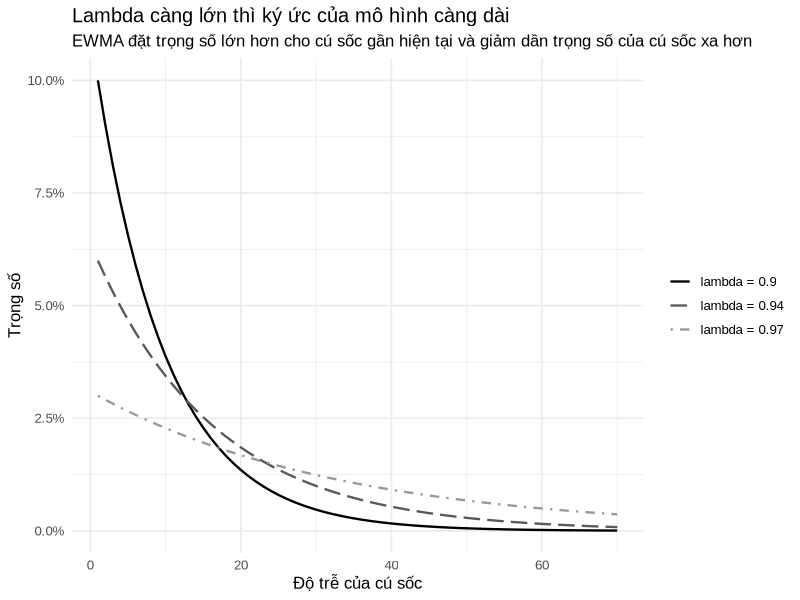

Recreate this plot in R.
## ---- chunk 1
#| label: fig-ch02-ewma-weights
#| fig-cap: "Trọng số EWMA giảm dần theo độ trễ của cú sốc"
#| fig-width: 8
#| fig-height: 4.8
#| echo: false
#| warning: false
#| message: false

library(ggplot2)
library(scales)
library(tibble)

base_family <- "Arial"

lambda_values <- c(0.90, 0.94, 0.97)
lag_max <- 70

weight_df <- expand.grid(
  lag = 1:lag_max,
  lambda = lambda_values
) |>
  tibble::as_tibble() |>
  dplyr::mutate(
    weight = (1 - lambda) * lambda^(lag - 1),
    lambda_label = paste0("lambda = ", lambda)
  )

ggplot(weight_df, aes(x = lag, y = weight, color = lambda_label, linetype = lambda_label)) +
  geom_line(linewidth = 0.8) +
  scale_y_continuous(labels = scales::percent_format(accuracy = 0.1)) +
  scale_color_manual(values = c(
    "lambda = 0.9" = "black",
    "lambda = 0.94" = "grey35",
    "lambda = 0.97" = "grey60"
  )) +
  scale_linetype_manual(values = c(
    "lambda = 0.9" = "solid",
    "lambda = 0.94" = "longdash",
    "lambda = 0.97" = "dotdash"
  )) +
  labs(
    title = "Lambda càng lớn thì ký ức của mô hình càng dài",
    subtitle = "EWMA đặt trọng số lớn hơn cho cú sốc gần hiện tại và giảm dần trọng số của cú sốc xa hơn",
    x = "Độ trễ của cú sốc",
    y = "Trọng số",
    color = NULL,
    linetype = NULL
  ) +
  theme_minimal(base_family = base_family, base_size = 12)
## ---- chunk 2
#| label: tbl-ch02-volatility-to-tail-risk
#| tbl-cap: "Từ mô hình volatility đến hàm ý đối với đo lường rủi ro đuôi"
#| echo: false
#| warning: false
#| message: false

library(knitr)

tibble::tibble(
  `Công cụ volatility` = c(
    "Volatility lịch sử toàn mẫu",
    "Rolling volatility",
    "EWMA",
    "GARCH-type volatility"
  ),
  `Mô tả ngắn` = c(
    "Một mức độ lệch chuẩn bình quân cho giai đoạn quan sát",
    "Volatility thay đổi theo cửa sổ trượt gần hiện tại",
    "Volatility cập nhật với trọng số giảm dần theo thời gian",
    "Volatility có điều kiện được mô hình hóa bằng cấu trúc kinh tế lượng"
  ),
  `Giúp gì cho VaR/ES` = c(
    "Tạo benchmark đơn giản cho quy mô rủi ro",
    "Cho thấy rủi ro thay đổi theo trạng thái thị trường",
    "Phản ứng nhanh hơn với cú sốc mới và hỗ trợ cập nhật VaR động",
    "Tạo volatility forecast làm đầu vào cho VaR/ES có điều kiện"
  ),
  `Vẫn còn thiếu gì` = c(
    "Không mô tả đuôi hay bất đối xứng của phân phối",
    "Nhạy với lựa chọn cửa sổ và vẫn dùng equal weighting",
    "Chưa mô tả đầy đủ phân phối tổn thất hay đuôi dày",
    "Vẫn cần giả định về phân phối sai số và cấu trúc đuôi"
  )
) |>
  knitr::kable(booktabs = TRUE, align = "llll")
